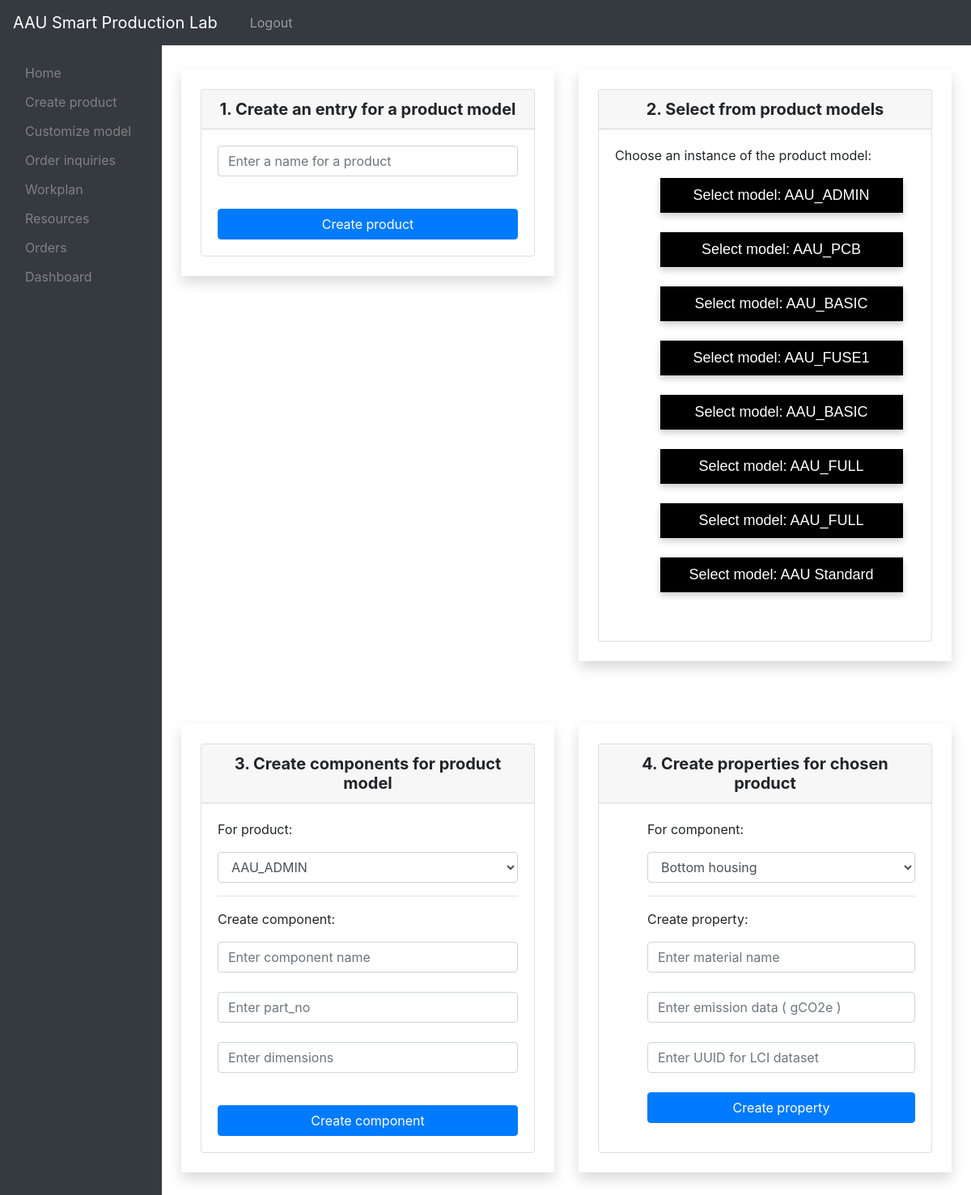
The page /prod/1 (signed in) on the database its author committed.
### models.py (models this page shows, shortened)
class Product(db.Model):
    __tablename__ = "products"
    id = db.Column(db.Integer, primary_key=True)
    name = db.Column(db.String(25), nullable=False)
    user_id = db.Column(db.Integer, db.ForeignKey("users.id"))
    total_LCI = db.Column(db.Float)
    AAU_Wh = db.Column(db.Float)
    order_id = db.Column(db.Integer, db.ForeignKey("orders.id"))
    components = db.relationship("Component", backref="product", lazy=True)

### app.py (the view)
@app.route("/prod/<int:prod_id>", methods=["GET", "POST"])
def view(prod_id):
    if 'username' in session:
        a = request.args.get('a')
        products = Product.query.all()
        BOM = Component.query.filter_by(product_id=prod_id).all()
        for item in BOM:
            print(item.name)
        return render_template("create.html", BOM=BOM, products=products, result=a)
    return redirect(url_for('login'))

### templates/create.html (shortened to what this page needs)
{% extends "layout2.html" %}
{% block body %}
<section>
    <div class="row">
        <div class="col-xl-6 col-md-12 mb-4">
            <div class="container-fluid shadow p-4 mb-4 bg-white" style="margin-top:30px">
                <div class="card" name="create product entry">
                    <div class="card-header">
                        <h5 class="mb-0 text-center"><strong>1. Create an entry for a product model</strong></h5>
                    </div>
                    <div class="card-body">
                        <form action="{{ url_for('createComponent') }}" method="post">
                                <div class="form-group">
                                    <input class="form-control" name="P_name" placeholder="Enter a name for a product">
                                </div>
                                <br>
                                <button class="btn btn-primary btn-block">Create product</button>
                        </form>
                    </div>
                </div>
            </div>
        </div>
        <div class="col-xl-6 col-md-12 mb-4">
            <div class="container-fluid shadow p-4 mb-4 bg-white" style="margin-top:30px">
                <div class="card" name="products">
                    <div class="card-header">
                        <h5 class="mb-0 text-center"><strong>2. Select from product models</strong></h5>
                    </div>
                    <div class="card-body">
                        <p>Choose an instance of the product model:</p>
                        <ul>
                                {% for item in products %}
                                <div class="card2">
                                    <a style="text-decoration:none" class="btn2" href="{{ url_for('view', prod_id=item.id) }}">Select model: {{ item.name }} </a>
                                </div>
                                <br>
                                {% endfor %}
                        </ul>
                    </div>
                </div>
            </div>
        </div>
    </div>
</section>
<section>
    <div class="row">
        <div class="col-xl-6 col-md-12 mb-4">
            <div class="container-fluid shadow p-4 mb-4 bg-white" style="margin-top:30px">
                <div class="card" name="products">
                    <div class="card-header">
                        <h5 class="mb-0 text-center"><strong>3. Create components for product model</strong></h5>
                    </div>
                    <div class="card-body">
                        <form action="{{ url_for('createComponent') }}" method="post">
							<p>For product:</p>
							<select class="form-control" name="prod_id">
								{% for item in products %}
									<option value="{{ item.id }}">{{ item.name }}</option>
								{% endfor %}
							</select>
							<hr>
							<p>Create component:</p>
							<div class="form-group">
								<input class="form-control" name="C_name" placeholder="Enter component name"><br>
								<input class="form-control" name="part_no" placeholder="Enter part_no"><br>
								<input class="form-control" name="dimensions" placeholder="Enter dimensions"><br>
							</div>
                                <button class="btn btn-primary btn-block">Create component</button>
					    </form>
                    </div>
                </div>
            </div>
        </div>
        <div class="col-xl-6 col-md-12 mb-4">
            <div class="container-fluid shadow p-4 mb-4 bg-white" style="margin-top:30px">
                <div class="card">
                    <div class="card-header">
                        <h5 class="mb-0 text-center"><strong>4. Create properties for chosen product</strong></h5>
                    </div>
                    <div class="card-body">
                        <ul>
                        <p>For component:</p>
                        <form action="{{ url_for('show') }}"method="POST" id="usrform">
                            <select class="form-control" name="comp_id">
                                {% for item in BOM %}
                                    <option value="{{ item.id }}">{{ item.name }}</option>
                                {% endfor %}
                            </select>
                            <hr>
                            <p>Create property:</p>
                            <div class="form-group">
                                <input class="form-control" name="material_name" placeholder="Enter material name"><br>
                                <input class="form-control" name="eData_value" placeholder="Enter emission data ( gCO2e )"><br>
                                <input class="form-control" name="UUID" placeholder="Enter UUID for LCI dataset"></input><br>
                                <button class="btn btn-primary btn-block" id="createProp">Create property</button>
                            </div>
                        </form>
                            </div>
                    </div>
                </div>
                </div>
            </div>
        </div>
    </div>
{% endblock %}
{% block script %}
<link rel="stylesheet" href="https://cdnjs.cloudflare.com/ajax/libs/font-awesome/4.7.0/css/font-awesome.min.css">
{% endblock %}

### templates/create.html (style rules this page uses)
.card2 { box-shadow: 0 4px 8px 0 rgba(0, 0, 0, 0.2); max-width: 300px; margin: auto; text-align: center; font-family: arial; }
.btn2 { border: none; outline: 0; display: inline-block; padding: 8px; color: white; background-color: #000; text-align: center; cursor: pointer; width: 100%; font-size: 18px; }

### rows shown on the page
Product: name "AAU_ADMIN"
Product: name "AAU_PCB"
Product: name "AAU_BASIC"
Product: name "AAU_FUSE1"
Product: name "AAU_BASIC"
Product: name "AAU_FULL"
Product: name "AAU_FULL"
Product: name "AAU Standard"

### other values the page prints
form field prod_id "AAU_ADMIN"
form field comp_id "Bottom housing"
